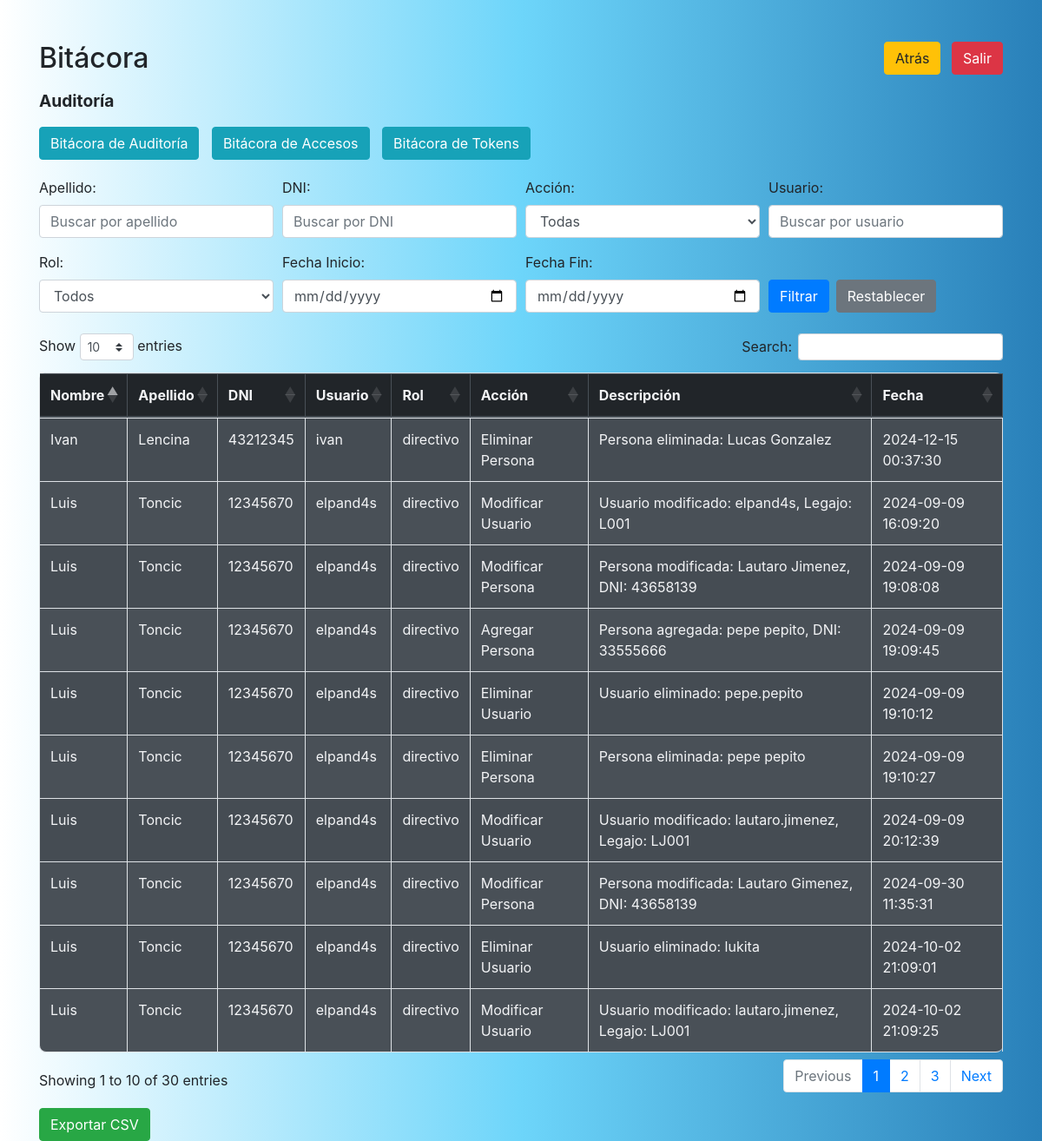
The app's page /bitacora/bitacFront.php (signed in) with its own data.
### tables this page shows
CREATE TABLE `auditoria` (
  `id` int(11) NOT NULL AUTO_INCREMENT,
  `idUsuario` int(11) NOT NULL,
  `accion` varchar(255) NOT NULL,
  `descripcion` text DEFAULT NULL,
  `fecha` timestamp NULL DEFAULT current_timestamp(),
  PRIMARY KEY (`id`),
  KEY `idUsuario` (`idUsuario`),
  CONSTRAINT `auditoria_ibfk_1` FOREIGN KEY (`idUsuario`) REFERENCES `usuarios` (`id`)
);

CREATE TABLE `personas` (
  `id` int(11) NOT NULL AUTO_INCREMENT,
  `nombre` varchar(50) NOT NULL,
  `apellido` varchar(50) NOT NULL,
  `edad` int(11) DEFAULT NULL,
  `dni` varchar(20) NOT NULL,
  `mail` varchar(100) DEFAULT NULL,
  `telefono` varchar(20) DEFAULT NULL,
  `direccion` varchar(100) DEFAULT NULL,
  `localidad` varchar(50) DEFAULT NULL,
  `legajo` varchar(20) NOT NULL,
  `carrera` varchar(50) DEFAULT NULL,
  `turno` enum('Mañana','Tarde','Noche') NOT NULL,
  `deleted` tinyint(1) DEFAULT 0,
  PRIMARY KEY (`id`),
  UNIQUE KEY `dni` (`dni`),
  UNIQUE KEY `legajo` (`legajo`)
);

CREATE TABLE `usuarios` (
  `id` int(11) NOT NULL AUTO_INCREMENT,
  `usuario` varchar(50) NOT NULL,
  `contraseña` varchar(255) NOT NULL,
  `rol` enum('personal','alumno','docente','directivo','administrativo','invitado') NOT NULL,
  `estado` enum('dentro','fuera') DEFAULT 'fuera',
  `legajo` varchar(20) DEFAULT NULL,
  `deleted` tinyint(1) DEFAULT 0,
  PRIMARY KEY (`id`),
  KEY `legajo` (`legajo`),
  CONSTRAINT `usuarios_ibfk_1` FOREIGN KEY (`legajo`) REFERENCES `personas` (`legajo`)
);

### bitacora/bitacora_auditoria.php (shortened to what this page needs)
<?php
include '../includes/db.php';
$apellido = isset($_GET['apellido']) ? $_GET['apellido'] : '';
$dni = isset($_GET['dni']) ? $_GET['dni'] : '';
$usuario = isset($_GET['usuario']) ? $_GET['usuario'] : '';
$fecha_inicio = isset($_GET['fecha_inicio']) ? $_GET['fecha_inicio'] : '';
$fecha_fin = isset($_GET['fecha_fin']) ? $_GET['fecha_fin'] : '';
$query = "
    SELECT u.usuario, u.rol, p.nombre, p.apellido, p.dni, a.accion, a.descripcion, a.fecha
    FROM auditoria a
    JOIN usuarios u ON a.idUsuario = u.id
    JOIN personas p ON u.legajo = p.legajo
    WHERE 1=1
";
$stmt = $conn->prepare($query);
$stmt->execute();
$result = $stmt->get_result();
?>
<form method="GET" class="mb-4">
    <div class="form-row">
        <div class="col-md-3">
            <label for="apellido">Apellido:</label>
            <input type="text" name="apellido" id="apellido" class="form-control" value="<?php echo htmlspecialchars($apellido); ?>" placeholder="Buscar por apellido">
        </div>
        <div class="col-md-3">
            <label for="dni">DNI:</label>
            <input type="text" name="dni" id="dni" class="form-control" value="<?php echo htmlspecialchars($dni); ?>" placeholder="Buscar por DNI">
        </div>
        <div class="col-md-3">
            <label for="accion">Acción:</label>
            <select name="accion" id="accion" class="form-control">
                <option value="">Todas</option>
            </select>
        </div>
        <div class="col-md-3">
            <label for="usuario">Usuario:</label>
            <input type="text" name="usuario" id="usuario" class="form-control" value="<?php echo htmlspecialchars($usuario); ?>" placeholder="Buscar por usuario">
        </div>
    </div>
    <div class="form-row mt-3">
        <div class="col-md-3">
            <label for="rol">Rol:</label>
            <select name="rol" id="rol" class="form-control">
                <option value="">Todos</option>
            </select>
        </div>
        <div class="col-md-3">
            <label for="fecha_inicio">Fecha Inicio:</label>
            <input type="date" name="fecha_inicio" id="fecha_inicio" class="form-control" value="<?php echo htmlspecialchars($fecha_inicio); ?>">
        </div>
        <div class="col-md-3">
            <label for="fecha_fin">Fecha Fin:</label>
            <input type="date" name="fecha_fin" id="fecha_fin" class="form-control" value="<?php echo htmlspecialchars($fecha_fin); ?>">
        </div>
        <div class="col-md-3 d-flex align-items-end">
            <button type="submit" class="btn btn-primary mr-2">Filtrar</button>
            <a href="bitacFront.php?view=auditoria" class="btn btn-secondary mr-2">Restablecer</a>
        </div>
    </div>
</form>
<table id="auditoriaTable" class="table table-striped table-bordered">
    <thead>
        <tr>
            <th>Nombre</th>
            <th>Apellido</th>
            <th>DNI</th>
            <th>Usuario</th>
            <th>Rol</th>
            <th>Acción</th>
            <th>Descripción</th>
            <th>Fecha</th>
        </tr>
    </thead>
    <tbody>
        <?php
        if ($result->num_rows > 0) {
            while ($row = $result->fetch_assoc()) {
                echo "<tr>
                        <td>" . htmlspecialchars($row['nombre'] ?? '') . "</td>
                        <td>" . htmlspecialchars($row['apellido'] ?? '') . "</td>
                        <td>" . htmlspecialchars($row['dni'] ?? '') . "</td>
                        <td>" . htmlspecialchars($row['usuario'] ?? '') . "</td>
                        <td>" . htmlspecialchars($row['rol'] ?? '') . "</td>
                        <td>" . htmlspecialchars($row['accion'] ?? '') . "</td>
                        <td>" . htmlspecialchars($row['descripcion'] ?? '') . "</td>
                        <td>" . htmlspecialchars($row['fecha'] ?? '') . "</td>
                    </tr>";
            }
        } else {
            echo "<tr><td colspan='8'>No se encontraron registros.</td></tr>";
        }
        ?>
    </tbody>
</table>

### bitacora/bitacFront.php (style rules this page uses)
body { background: #2980B9; background: -webkit-linear-gradient(to right, #FFFFFF, #6DD5FA, #2980B9); background: linear-gradient(to right, #FFFFFF, #6DD5FA, #2980B9); }
.table { background-color: #495057; color: #f3f4f6; border-radius: 8px; }
.table thead th { background-color: #212529; border-color: #495057; }

### records on screen
auditoria: personas.nombre "Luis", personas.apellido "Toncic", personas.dni "12345670", idUsuario.usuario "elpand4s", idUsuario.rol "directivo", accion "Modificar Usuario", descripcion "Usuario modificado: elpand4s, Legajo: L001", fecha "2024-09-09 16:09:20"
auditoria: personas.nombre "Luis", personas.apellido "Toncic", personas.dni "12345670", idUsuario.usuario "elpand4s", idUsuario.rol "directivo", accion "Modificar Persona", descripcion "Persona modificada: Lautaro Jimenez, DNI: 43658139", fecha "2024-09-09 19:08:08"
auditoria: personas.nombre "Luis", personas.apellido "Toncic", personas.dni "12345670", idUsuario.usuario "elpand4s", idUsuario.rol "directivo", accion "Agregar Persona", descripcion "Persona agregada: pepe pepito, DNI: 33555666", fecha "2024-09-09 19:09:45"
auditoria: personas.nombre "Luis", personas.apellido "Toncic", personas.dni "12345670", idUsuario.usuario "elpand4s", idUsuario.rol "directivo", accion "Eliminar Usuario", descripcion "Usuario eliminado: pepe.pepito", fecha "2024-09-09 19:10:12"
auditoria: personas.nombre "Luis", personas.apellido "Toncic", personas.dni "12345670", idUsuario.usuario "elpand4s", idUsuario.rol "directivo", accion "Eliminar Persona", descripcion "Persona eliminada: pepe pepito", fecha "2024-09-09 19:10:27"
auditoria: personas.nombre "Luis", personas.apellido "Toncic", personas.dni "12345670", idUsuario.usuario "elpand4s", idUsuario.rol "directivo", accion "Modificar Usuario", descripcion "Usuario modificado: lautaro.jimenez, Legajo: LJ001", fecha "2024-09-09 20:12:39"
auditoria: personas.nombre "Luis", personas.apellido "Toncic", personas.dni "12345670", idUsuario.usuario "elpand4s", idUsuario.rol "directivo", accion "Modificar Persona", descripcion "Persona modificada: Lautaro Gimenez, DNI: 43658139", fecha "2024-09-30 11:35:31"
auditoria: personas.nombre "Luis", personas.apellido "Toncic", personas.dni "12345670", idUsuario.usuario "elpand4s", idUsuario.rol "directivo", accion "Eliminar Usuario", descripcion "Usuario eliminado: lukita", fecha "2024-10-02 21:09:01"
auditoria: personas.nombre "Luis", personas.apellido "Toncic", personas.dni "12345670", idUsuario.usuario "elpand4s", idUsuario.rol "directivo", accion "Modificar Usuario", descripcion "Usuario modificado: lautaro.jimenez, Legajo: LJ001", fecha "2024-10-02 21:09:25"
auditoria: personas.nombre "Ivan", personas.apellido "Lencina", personas.dni "43212345", idUsuario.usuario "ivan", idUsuario.rol "directivo", accion "Eliminar Persona", descripcion "Persona eliminada: Lucas Gonzalez", fecha "2024-12-15 00:37:30"

### other values on screen
$view_titles[$view] "Auditoría"
